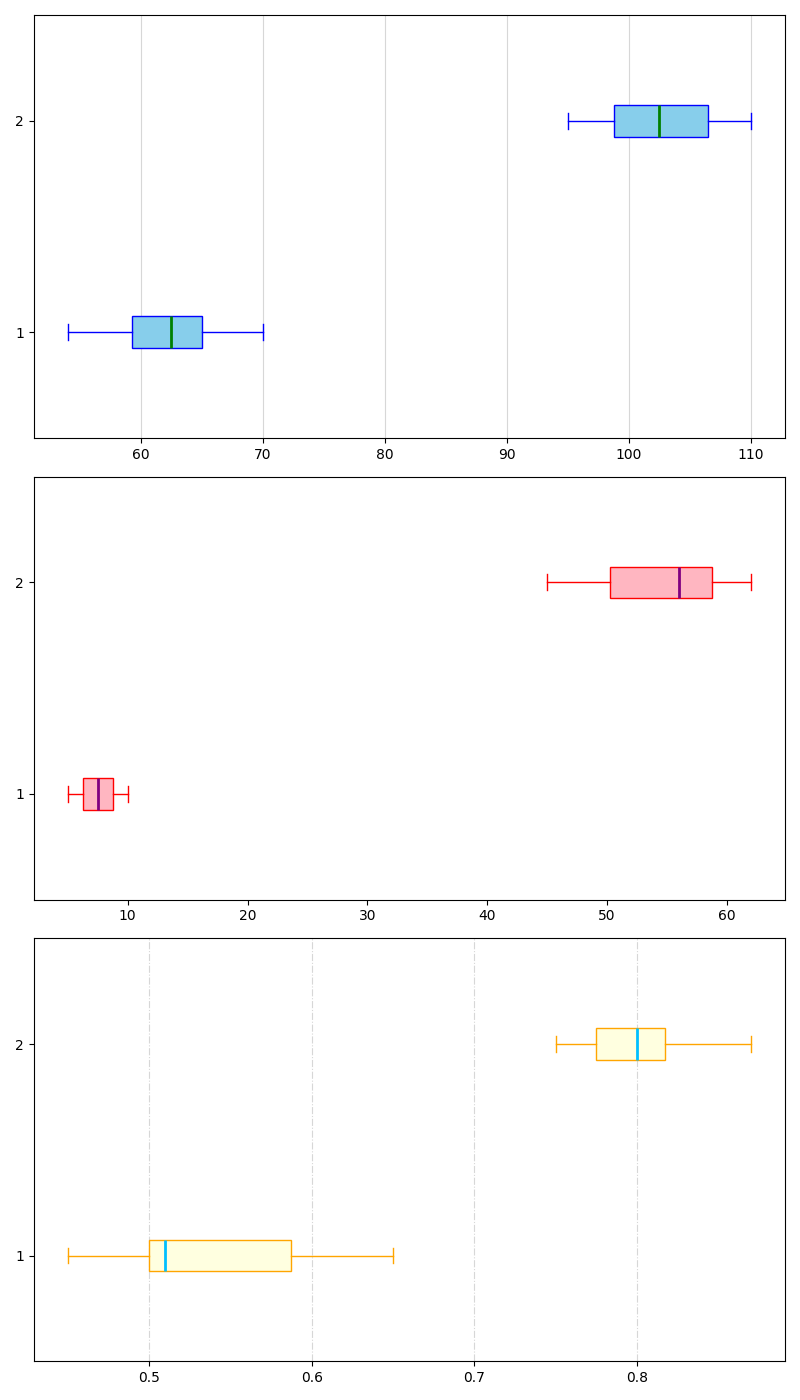

The Python source for this figure:
import matplotlib.pyplot as plt
import numpy as np

# Vitamin content data for apples and oranges
vitamin_a_apples = np.array([54, 60, 63, 65, 59, 70, 65, 62, 55, 66])
vitamin_a_oranges = np.array([98, 102, 110, 95, 105, 107, 103, 109, 101, 98])
vitamin_c_apples = np.array([6, 7, 8, 9, 5, 10, 7, 6, 8, 9])
vitamin_c_oranges = np.array([50, 45, 55, 48, 60, 62, 51, 58, 59, 57])
vitamin_e_apples = np.array([0.5, 0.6, 0.45, 0.5, 0.6, 0.65, 0.55, 0.52, 0.48, 0.50])
vitamin_e_oranges = np.array([0.8, 0.75, 0.85, 0.77, 0.80, 0.87, 0.76, 0.82, 0.81, 0.79])

vitamin_data_a = [vitamin_a_apples, vitamin_a_oranges]
vitamin_data_c = [vitamin_c_apples, vitamin_c_oranges]
vitamin_data_e = [vitamin_e_apples, vitamin_e_oranges]

# Create a figure and axes for subplots
fig, axs = plt.subplots(3, 1, figsize=(8, 14))

# Plot horizontal box plot for Vitamin A
axs[0].boxplot(vitamin_data_a, vert=False, patch_artist=True, notch=False,
               boxprops=dict(facecolor='skyblue', color='blue'),
               whiskerprops=dict(color='blue'),
               capprops=dict(color='blue'),
               medianprops=dict(color='green', linewidth=2.0))
# axs[0].set_title('Vitamin A in Fruits', fontsize=14, pad=15)  # Removed
# axs[0].set_xlabel('Vitamin A (micrograms)', fontsize=10)       # Removed
# axs[0].set_ylabel('Fruit Types', fontsize=10)                  # Removed
axs[0].grid(True, linestyle='-', linewidth=0.8, alpha=0.5, axis='x')

# Plot horizontal box plot for Vitamin C
axs[1].boxplot(vitamin_data_c, vert=False, patch_artist=True, notch=False,
               boxprops=dict(facecolor='lightpink', color='red'),
               whiskerprops=dict(color='red'),
               capprops=dict(color='red'),
               medianprops=dict(color='purple', linewidth=2.0))
# axs[1].set_title('Vitamin C in Fruits', fontsize=14, pad=15)  # Removed
# axs[1].set_xlabel('Vitamin C (milligrams)', fontsize=10)      # Removed
# axs[1].set_ylabel('Fruit Types', fontsize=10)                 # Removed
axs[1].grid(False)

# Plot horizontal box plot for Vitamin E
axs[2].boxplot(vitamin_data_e, vert=False, patch_artist=True, notch=False,
               boxprops=dict(facecolor='lightyellow', color='orange'),
               whiskerprops=dict(color='orange'),
               capprops=dict(color='orange'),
               medianprops=dict(color='deepskyblue', linewidth=2.0))
# axs[2].set_title('Vitamin E in Fruits', fontsize=14, pad=15)   # Removed
# axs[2].set_xlabel('Vitamin E (milligrams)', fontsize=10)       # Removed
# axs[2].set_ylabel('Fruit Types', fontsize=10)                  # Removed
axs[2].grid(True, linestyle='-.', linewidth=0.8, alpha=0.5, axis='x')

plt.tight_layout()
plt.show()
